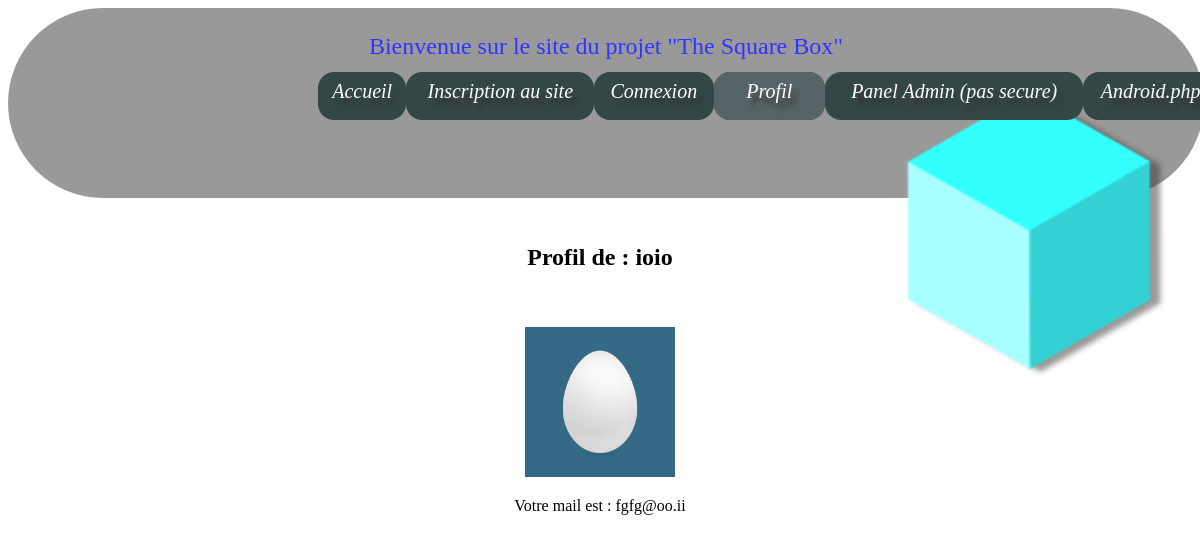
/profil.php?id_user=1, run on the app's committed database.
### tables this page shows
CREATE TABLE `membres` (
  `id_user` int(11) NOT NULL,
  `pseudo` varchar(255) NOT NULL,
  `mail` varchar(255) NOT NULL,
  `motdepasse` text NOT NULL,
  `avatar` varchar(255) NOT NULL,
  `confirm_by_mail` varchar(255) NOT NULL,
  `admin` varchar(255) NOT NULL
);

### profil.php (the view, shortened to what this page needs)
<?php
	include('fonction.php');
	$pdo_options[PDO::ATTR_ERRMODE] = PDO::ERRMODE_EXCEPTION;
	$bdd = new PDO('mysql:host=127.0.0.1;dbname=Projet_Square_Box', 'Square-Box', 'raspberry', $pdo_options);
	Try
	{
		if (isset($_SESSION['id_user']))
		{
			$profil_php = "profil.php?id_user=" . $_SESSION['id_user'];
		}
		else
		{
			$profil_php = "profil.php";
		}
		if (isset($_GET['id_user']) AND $_GET['id_user'] > 0)
		{
			$get_id = intval($_GET['id_user']);
			$req_user = $bdd -> prepare('SELECT * FROM membres WHERE id_user = ? ');
			$req_user -> execute(array($get_id));
			$user_info = $req_user-> Fetch();
?>
<!doctype html>
<html>
	<head>
	</head>
	<body>
		<div class="moncadre">
			<p class="title"> Bienvenue sur le site du projet "The Square Box" </p>
			<a href="index.php"> <img class="zoom" src="fichiers/images/favicon2_no-process.png"/> </a>
				<nav id="navigation">
					<li> <a href="index.php"> Accueil </a> </li>
					<li> <a href="register.php"> Inscription au site </a> </li>
					<li> <a href="login.php"> Connexion </a> </li>
					<li> <a id="active" href="<?php echo $profil_php ?> "> Profil </a> </li>
					<li> <a href="admin.php"> Panel Admin (pas secure) </a> </li>
					<li> <a href="android.php"> Android.php </a> </li>
				</nav>
		</div>
		<br><br><br><br><br><br><br><br><br><br><br><br>
		<div align="center">
			<h2> Profil de : <?php echo $user_info['pseudo'] ?> </h2>
			<br><br>
			<?php
				if (isset($user_info['avatar']))
				{
					if ($user_info['avatar'] == "default_profil.png")
					{
						$path = "fichiers/images/default_profil.png";
					}
					else
					{
						$path = "fichiers/membres/avatar/" . $user_info['avatar'];
					}
				}
				echo '<img src="' . $path . '" width="150" alt="Aucune image"> <br>';
				echo '<p> Votre mail est : ' . $user_info['mail'] . '</p>';
			?>
		</div>
	</body>
<?php
		}
		else
		{
			echo "<br><br><br><br><br>";
			echo "<div align=\"center\"> <font size=\"3\" color=\"red\"> Vous n'êtes pas connecté ! </font> </div>";
			echo "<br>";
			echo "<div align=\"center\"> <font size=\"3\" color=\"red\"> Redirection en cours ... </font> </div>";
			header("Refresh: 1; URL = login.php");
		}
	}
	catch (Exception $error)
	{
		die ('Erreur MYSQL : ' . $error-> getMessage());
	}
?>
</html>

### fichiers/mise en page/Perso/css/style.css (style rules this page uses)
html { font-family: Verdana Georgia; }
a { text-decoration: none; color: rgb(1, 150, 0); }
.title { text-align: center; color: blue; font-size: 1.5em; margin: 5px 50px; }
nav { display: table; position: fixed; height: auto; width: 900px; margin: 5px auto; padding: 2px 25% 2px 25%; z-index: 2; }
nav li { display: table-cell; background-color: #011919; border-radius: 16px; z-index: 2; }
nav li a { display: block; text-align: center; color: #ffffff; text-decoration: none; padding: 8px 8px 17px 8px; transition: all .3s 0s; text-shadow: 5px 8px 5px #000000; font-family: Georgia; font-size: 20px; font-style: italic; border-radius: 16px; z-index: 2; }
#active { background-color: #2D3E41; padding: 8px 25px 17px 25px; transition: all .3s .1s; z-index: 2; }
.moncadre { background-color: grey; opacity: 0.8; position: fixed; width: 98%; height: 150px; margin: 0 auto; padding: 20px 10px 20px 10px; border-radius: 100px 100px 100px 100px; z-index: 2; }
.zoom { width: 330px; height: 330px; float: right; z-index: 2; }

### data on the page
membres: pseudo "ioio", avatar (placeholder picture), mail "fgfg@oo.ii"
